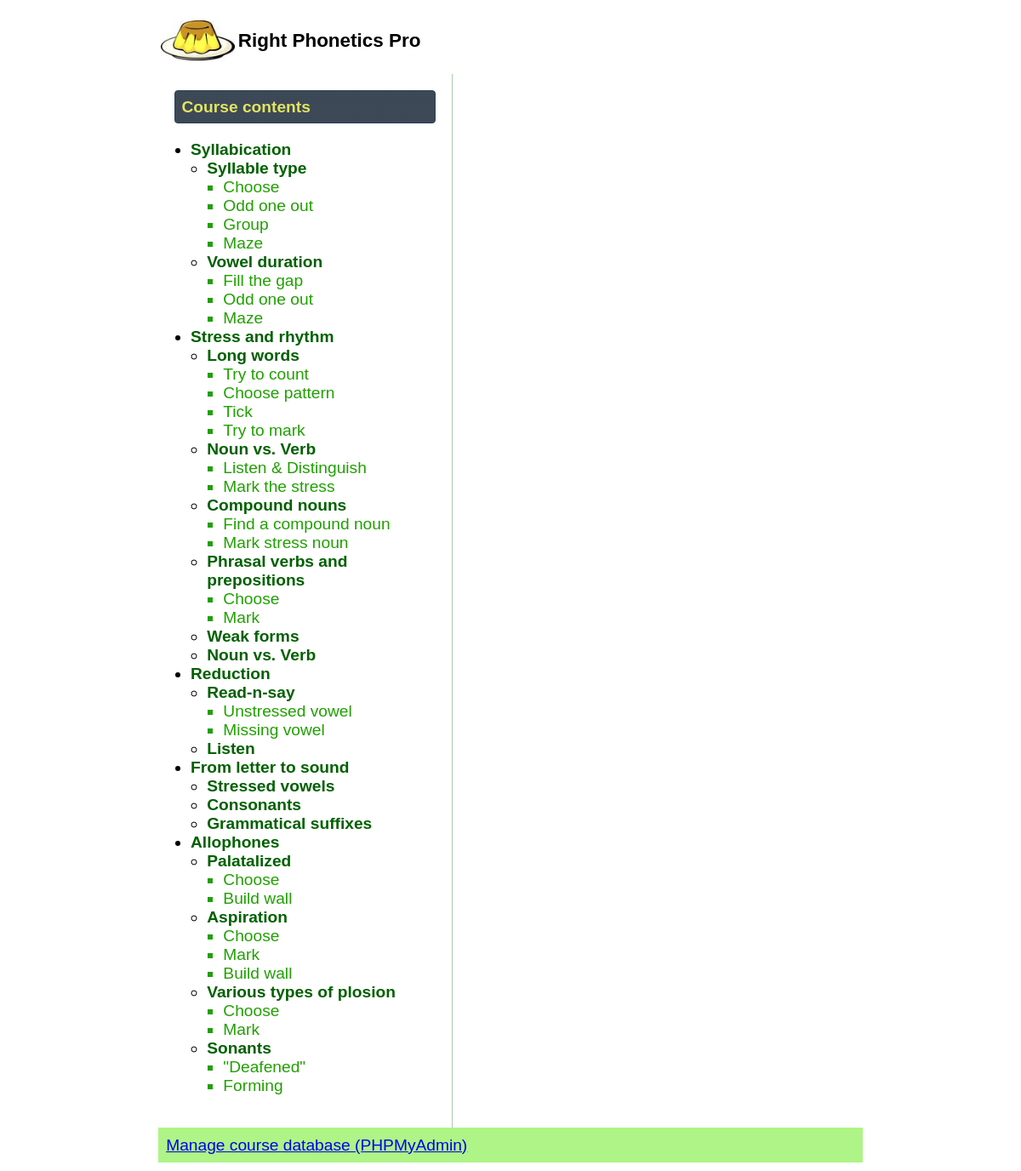
The app's page /course.php, older data.
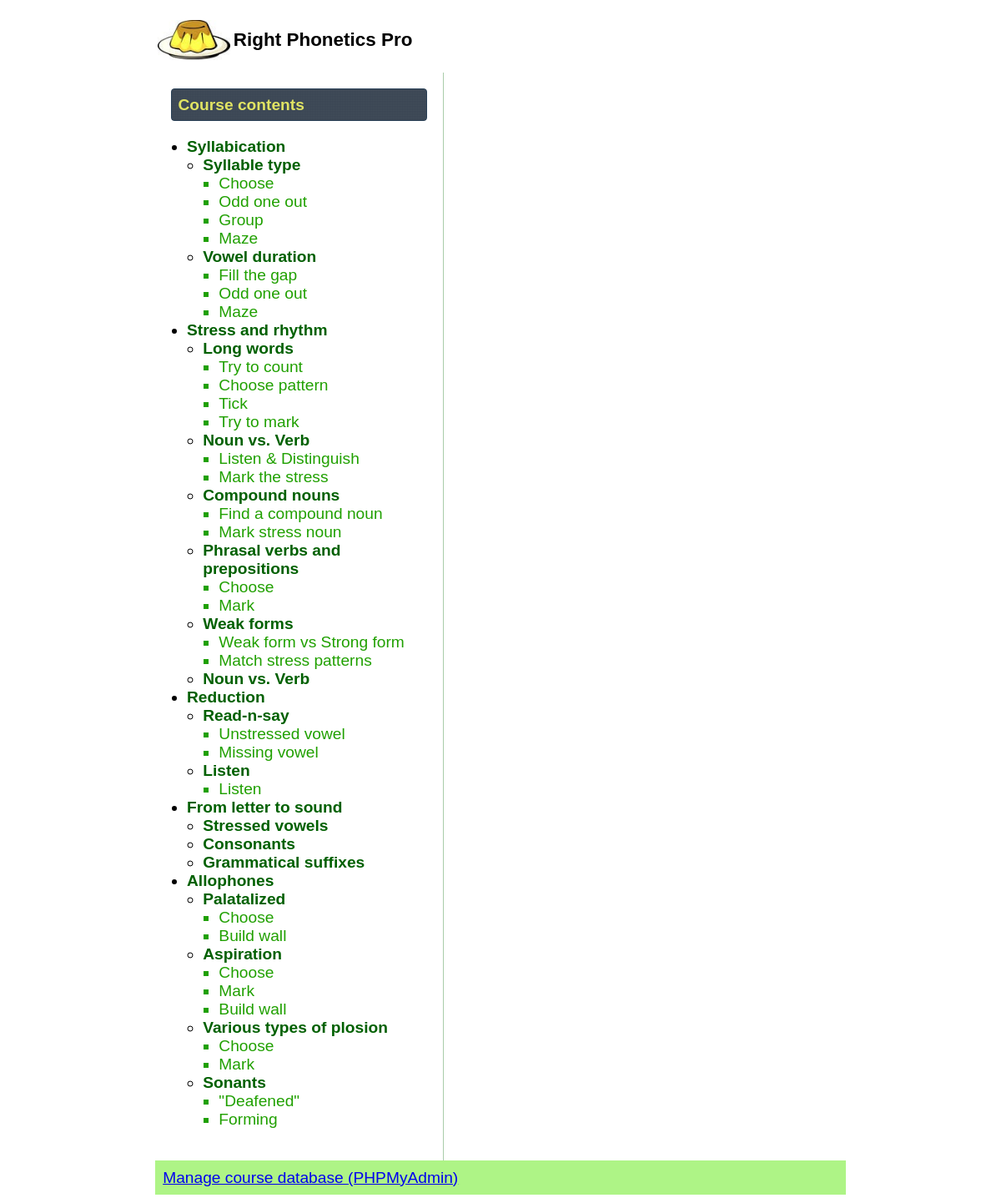
The same page, newer data.
### tables this page shows
create table `exercises`(`id_unit` int, `id_lesson` int, `id_exercise` int, `id_type` int, `name_exercise` varchar(64), `description` varchar(255), `name_internal` varchar(64), primary key(`id_unit`, `id_lesson`, `id_exercise`));

### db_routines.php (called while the page is built, shortened)
<?php
	function GetExercises($unit, $lesson)
	{
		$stmt = 'SELECT * FROM `exercises` WHERE `id_unit`=' . $unit . ' AND `id_lesson`=' . $lesson . ';';
		$res = mysql_query($stmt);
		$items = array();
		while ($row = mysql_fetch_assoc($res))
		{
			$idex = $row['id_exercise'];
			$items[$idex] = array('title' => $row['name_exercise'],
				'desc' => $row['description'],
				'token' => $row['name_internal'],
				'uid' => $idex + 100*$lesson + 10000*$unit);
			if (empty($row['name_exercise']))
			{
				$stmt = 'SELECT `name_exertype` FROM `exercise_types` WHERE `id_exertype`=' . $row['id_type'] . ';';
				$res2 = mysql_query($stmt);
				$et = mysql_fetch_row($res2);
				$items[$idex]['title'] = $et[0];
			}
		}
		return $items;
	}
	function MakeCourseTree()
	{
		$stmt = 'SELECT `id_unit`, `name_unit` FROM `units`;';
		$res1 = mysql_query($stmt);
		$result	= array();
		while ($row1 = mysql_fetch_row($res1))
		{
			$unit = $row1[0];
			$stmt = 'SELECT `id_lesson`, `name_lesson` FROM `lessons` WHERE `id_unit`=' . $unit . ';';
			$res2 = mysql_query($stmt);
			$accum = array();
			while ($row2 = mysql_fetch_row($res2))
			{
				$lesson = $row2[0];
				$accum[$lesson] = array('title' => $row2[1], 'content' => GetExercises($unit, $lesson));
			}
			$result[$unit] = array('title' => $row1[1], 'content' => $accum);
		}
		return $result;
	}
?>

### course.php (the view, shortened to what this page needs)
<?php
	require('./header.php');
	require_once('./db_routines.php');
	$course_tree = MakeCourseTree();
?>
<body>
	<div id="container" class="ui-widget">
		<div class="ui-widget" style="text-align:left; margin-top:0;">
		<table><tr><td><img src="./img/pudding-2.jpg" height="48px"></td><td>
<?php
			echo('<h3>' . APP_NAME . '</h3>');
?>
		</td></tr></table>
		</div>
		<div id="left-panel" class="ui-widget">
<?php
		echo '<div class="ui-widget-header ui-corner-all ui-helper-clearfix" style="padding:0.4em;"><span>Course contents</span></div>';
		echo '<div>';
			echo '<ul id="activity-menu">';
			foreach ($course_tree as $unit => $udata)
			{
				echo '<li><span>' . $udata['title'] . '</span><ul class="unit-menu">';
				foreach ($udata['content'] as $lesson => $ldata)
				{
					echo '<li><span>' . $ldata['title'] . '</span><ul class="lesson-menu">';
					foreach ($ldata['content'] as $exer => $edata)
					{
						echo '<li class="exercise-handle" id="' . $edata['token'] . '" onclick="FetchExercise(\'' . $edata['token'] . '\');">' . $edata['title'] . '</li>';
					}
					echo '</ul></li>';
				}
				echo '</ul></li>';
			}
			echo '</ul>';
		echo '</div>';
?>
		</div>
		<div id="content">
		</div>
		<div id="footer">
<?php
			echo '<div style="display:table;">';
			echo '<div style="display:table-cell;"><a href="' . PMA_LINK . '" target="_blank">Manage course database (PHPMyAdmin)</a></div>';
			echo '</div>';
?>
		</div>
	</div>
</body>
<?php
	require('./footer.php');
?>

### header.php (shortened to what this page needs)
<!DOCTYPE html PUBLIC "-//W3C//DTD XHTML 1.0 Transitional//EN" "http://www.w3.org/TR/xhtml1/DTD/xhtml1-transitional.dtd">
<html xmlns="http://www.w3.org/1999/xhtml" lang="en">
<head>
	<link href="css/custom-theme/jquery-ui-1.10.4.custom.css" rel="stylesheet">
	<link href="css/pagestyle.css" rel="stylesheet" type="text/css" />
</head>

### footer.php
</html>

### css/pagestyle.css (style rules this page uses)
ul { padding-left:1em; }
.collapsible-unit { color:#006000; font-weight:800; text-decoration: none; list-style-image: none; cursor: pointer; }
li.exercise-handle { color:#20a000; }
#container { width:70%; margin:10px auto; }
#content { margin-left: 18em; padding: 1em; min-width: 16em; max-width: 36em; min-height: 600px; }
#left-panel { float: left; width: 16em; margin: 0; padding: 1em; height: 100%; border-right: 1px solid #aca; }
#footer { clear: both; margin: 0; padding: .5em; color: #333; background-color:#aef486; text-align:right; }

Row changes from the older to the newer data that the page shows:
added exercises: name_exercise "Weak form vs Strong form", shown under "Weak forms"
added exercises: name_exercise "Match stress patterns", shown under "Weak forms"
added exercises: name_exercise "Listen"
